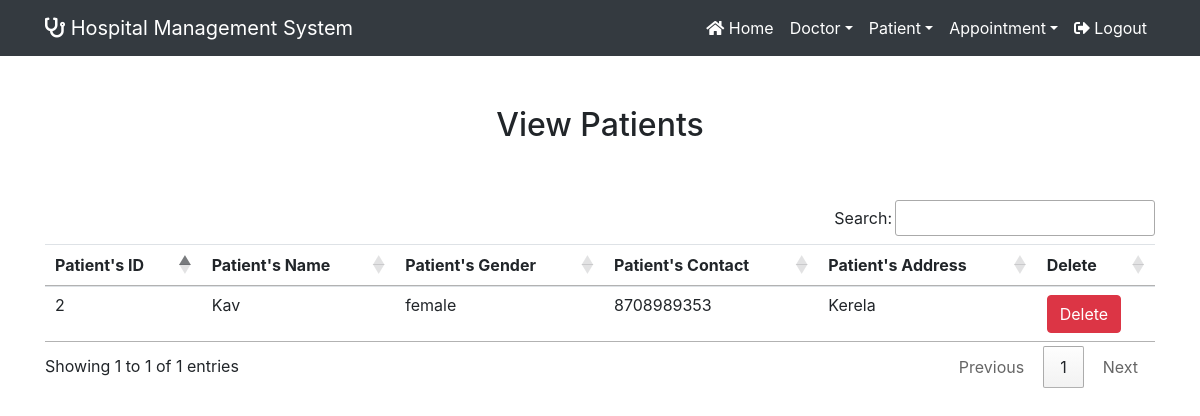
Page /view_patient/ (signed in) on the committed database.
### hospital/models.py (models this page shows, shortened)
class Patient(models.Model):
    name = models.CharField(max_length=50)
    gender = models.CharField(max_length=10)
    mobile = models.IntegerField(null=True)
    address = models.CharField(max_length=150)

### hospital/views.py (the view)
# urls.py: path('view_patient/',View_Patient, name='view_patient'),
def View_Patient(request):
    if not request.user.is_staff:
        return redirect('login')
    pat=Patient.objects.all()
    d={'pat':pat}
    return render(request,'view_patient.html',d)

### hospital/templates/view_patient.html
{% extends 'navigationbar.html' %}
{% load static %}
{% block body %}
<div class="container" style="margin-top:50px">
    <h2 class="text-center">View Patients</h2>
    <br><br>
    <table class="table table-hover" id="example">
        <thead>
        <tr>
            <th>Patient's ID</th>
            <th>Patient's Name</th>
            <th>Patient's Gender</th>
            <th>Patient's Contact</th>
            <th>Patient's Address</th>
            <th>Delete</th>
        </tr>
        </thead>
        <tbody>
        {% for i in pat %}
        <tr>
            <td>{{i.id}}</td>
            <td>{{i.name}}</td>
            <td>{{i.gender}}</td>
            <td>{{i.mobile}}</td>
            <td>{{i.address}}</td>
            <td><a href="{% url 'delete_patient' i.id %}" onclick="return confirm('Are you sure, you want to delete')" class="btn btn-danger">Delete</a></td>
        </tr>
        {% endfor %}
        </tbody>
    </table>
</div>
{% endblock %}

### rows in the picture
Patient: id "2", name "Kav", gender "female", mobile "8708989353", address "Kerela"
